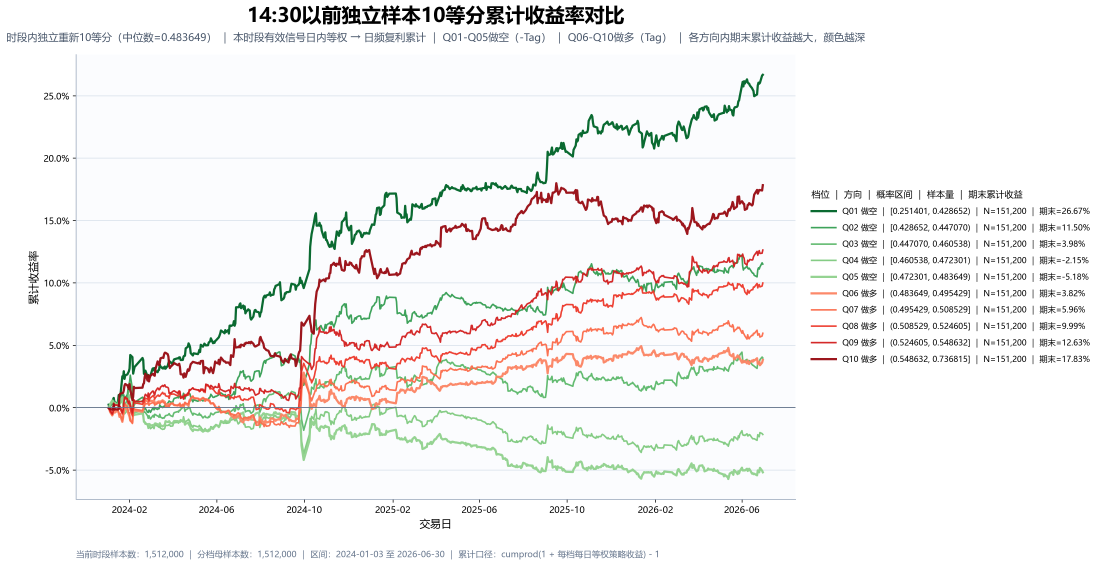
#> input picture archive/legacy_research/14点30以前独立样本_10等分_累计收益率曲线.png, 4399 x 2263 px (shown at 1/4 size)
$ python -i 'PlanB胜率与Tag周期诊断_Jupyter源码.py'   (imports and definitions only)
#> lines starting #> are read from the running program, lines starting #| are printed output that depends on the picture
# %% [markdown]
# # Plan B胜率与Tag周期诊断
#
# 本阶段只比较多空方向、方向转换与胜率，不计算累计收益。
# 同时从当前parquet内部检查Tag的连续重复、唯一值、典型日、日内分布与滞后相关。

# %%
from __future__ import annotations

import json
from collections import defaultdict
from datetime import date
from pathlib import Path

import matplotlib.pyplot as plt
from matplotlib import font_manager
from matplotlib.ticker import PercentFormatter
import numpy as np
import polars as pl


# %%
try:
    BASE_DIR = Path(__file__).resolve().parent
except NameError:
    BASE_DIR = Path.cwd()

CONFIG_PATH = BASE_DIR / "中位数阈值_20与50等分_参数.json"
OUTPUT_JSON = BASE_DIR / "PlanB胜率与Tag周期诊断_中间数据.json"
OUTPUT_WIN_IMAGE = BASE_DIR / "PlanB_多空胜率与样本占比.png"
OUTPUT_TRANSITION_IMAGE = BASE_DIR / "PlanB_方向转换效果.png"
OUTPUT_TYPICAL_IMAGE = BASE_DIR / "Tag周期诊断_典型日曲线.png"
OUTPUT_DIAG_IMAGE = BASE_DIR / "Tag周期诊断_滞后相关与日内结构.png"
OUTPUT_README = BASE_DIR / "README_PlanB胜率与Tag周期诊断.md"

# [2 lines not run here, left out]

# [1 line that did not run here, left out]
# [1 line that did not run here, left out]
# [1 line that did not run here, left out]
# [1 line that did not run here, left out]
# [1 line that did not run here, left out]
# [1 line that did not run here, left out]
# [1 line that did not run here, left out]

CLASSIFICATION_CENTER = 0.5
ROLLING_DAYS = 20
CORRECTION_STRENGTHS = [0.0, 0.25, 0.50, 0.75, 1.00]
LAGS = [1, 2, 5, 10, 15, 20, 29, 30, 45, 60]
NEAR_REPEAT_TOLERANCE = 1e-8


# [13 lines left out: function configure_chinese_font, not called in this run]


def minute_text(minute: int) -> str:
    return f"{minute // 60:02d}:{minute % 60:02d}"


def safe_rate(numerator: int | float, denominator: int | float) -> float | None:
    return float(numerator / denominator) if denominator else None


def direction_name(value: int) -> str:
    return "做多" if value == 1 else "做空" if value == -1 else "中性"


def load_source() -> pl.DataFrame:
    return (
        pl.read_parquet(SOURCE_PATH)
        .select([DATETIME_COLUMN, "Contract", PRED_COLUMN, RETURN_COLUMN])
        .drop_nulls()
        .with_columns(
            (pl.col(PRED_COLUMN).cast(pl.Float64) + SCORE_OFFSET)
            .clip(SCORE_MIN, SCORE_MAX)
            .alias("score"),
            pl.col(RETURN_COLUMN).cast(pl.Float64).alias("tag"),
            pl.col(DATETIME_COLUMN).dt.date().alias("Date"),
            pl.col(DATETIME_COLUMN).dt.strftime("%Y-%m").alias("month"),
            (
                pl.col(DATETIME_COLUMN).dt.hour().cast(pl.Int32) * 60
                + pl.col(DATETIME_COLUMN).dt.minute().cast(pl.Int32)
            ).alias("minute"),
        )
        .with_columns(
            pl.when(pl.col("minute") < 14 * 60 + 30)
            .then(pl.lit(0))
            .otherwise(pl.lit(1))
            .cast(pl.Int8)
            .alias("segment_code")
        )
        .select(
            [
                DATETIME_COLUMN,
                "Date",
                "month",
                "Contract",
                "minute",
                "segment_code",
                "score",
                "tag",
            ]
        )
    )


def build_rolling_centers(source: pl.DataFrame) -> pl.DataFrame:
    """分别在两个时段内，用此前20个交易日的全部score估计中位数。"""
    rows: list[dict] = []
    for segment_code in [0, 1]:
        segment = source.filter(pl.col("segment_code") == segment_code)
        dates = segment["Date"].unique().sort().to_list()
        daily_values = {
            current_date: segment.filter(pl.col("Date") == current_date)["score"].to_numpy()
            for current_date in dates
        }
        for index, current_date in enumerate(dates):
            if index < ROLLING_DAYS:
                center = None
            else:
                history = np.concatenate(
                    [daily_values[value] for value in dates[index - ROLLING_DAYS : index]]
                )
                center = float(np.median(history))
            rows.append(
                {
                    "Date": current_date,
                    "segment_code": segment_code,
                    "rolling_center": center,
                }
            )
    return pl.DataFrame(rows).with_columns(pl.col("Date").cast(pl.Date))


# [33 lines left out: function mask_summary, not called in this run]


def build_plan_b_results(source: pl.DataFrame) -> dict:
    centers = build_rolling_centers(source)
    evaluation = (
        source.join(centers, on=["Date", "segment_code"], how="left")
        .filter(pl.col("rolling_center").is_not_null())
        .sort(["Date", DATETIME_COLUMN, "Contract"])
    )

    score = evaluation["score"].to_numpy()
    tag = evaluation["tag"].to_numpy()
    rolling_center = evaluation["rolling_center"].to_numpy()
    segment_code = evaluation["segment_code"].to_numpy()
    month_values = np.asarray(evaluation["month"].to_list())
    months = sorted(set(month_values.tolist()))
    raw_direction = np.where(
        score > CLASSIFICATION_CENTER,
        1,
        np.where(score < CLASSIFICATION_CENTER, -1, 0),
    ).astype(np.int8)

    summary_rows: list[dict] = []
    monthly_rows: list[dict] = []
    transition_rows: list[dict] = []

    segment_definitions = [
        ("全体样本", np.ones(len(score), dtype=bool)),
        ("14:30以前", segment_code == 0),
        ("14:30及以后", segment_code == 1),
    ]

    for strength in CORRECTION_STRENGTHS:
        adjusted_score = np.clip(
            score - strength * (rolling_center - CLASSIFICATION_CENTER),
            SCORE_MIN,
            SCORE_MAX,
        )
        adjusted_direction = np.where(
            adjusted_score > CLASSIFICATION_CENTER,
            1,
            np.where(adjusted_score < CLASSIFICATION_CENTER, -1, 0),
        ).astype(np.int8)

        for segment_label, segment_mask in segment_definitions:
            summary_rows.append(
                {
                    "segment": segment_label,
                    "strength": strength,
                    **mask_summary(
                        tag,
                        raw_direction,
                        adjusted_direction,
                        segment_mask,
                    ),
                }
            )

            for month in months:
                mask = segment_mask & (month_values == month)
                if not mask.any():
                    continue
                monthly_rows.append(
                    {
                        "segment": segment_label,
                        "month": month,
                        "strength": strength,
                        **mask_summary(
                            tag,
                            raw_direction,
                            adjusted_direction,
                            mask,
                        ),
                    }
                )

            transitions = [
                (1, 1, "多头→仍做多"),
                (1, -1, "多头→转为空头"),
                (-1, -1, "空头→仍做空"),
                (-1, 1, "空头→转为多头"),
                (0, 1, "中性→做多"),
                (0, -1, "中性→做空"),
            ]
            for raw_value, adjusted_value, transition_label in transitions:
                mask = (
                    segment_mask
                    & (raw_direction == raw_value)
                    & (adjusted_direction == adjusted_value)
                )
                n = int(mask.sum())
                if adjusted_value == 1:
                    wins = int(np.sum(mask & (tag > 0)))
                else:
                    wins = int(np.sum(mask & (tag < 0)))
                transition_rows.append(
                    {
                        "segment": segment_label,
                        "strength": strength,
                        "transition": transition_label,
                        "sample_n": n,
                        "sample_share": safe_rate(n, int(segment_mask.sum())),
                        "wins": wins,
                        "win_rate": safe_rate(wins, n),
                        "tag_positive_rate": safe_rate(int(np.sum(mask & (tag > 0))), n),
                        "tag_negative_rate": safe_rate(int(np.sum(mask & (tag < 0))), n),
                    }
                )

    center_rows = [
        {
            "date": str(row["Date"]),
            "segment": "14:30以前" if row["segment_code"] == 0 else "14:30及以后",
            "rolling_center": row["rolling_center"],
            "estimated_bias": (
                None
                if row["rolling_center"] is None
                else row["rolling_center"] - CLASSIFICATION_CENTER
            ),
        }
        for row in centers.iter_rows(named=True)
    ]
    return {
        "summary": summary_rows,
        "monthly": monthly_rows,
        "transitions": transition_rows,
        "rolling_centers": center_rows,
        "evaluation_n": evaluation.height,
        "warmup_days": ROLLING_DAYS,
    }


# [468 lines left out: functions update_corr, finish_corr, build_tag_diagnostics, plot_plan_b_win_rate, plot_transitions, plot_typical_days and 2 more, not called in this run]


# %%
# [1 line that did not run here, left out]
# [1 line that did not run here, left out]
# [1 line that did not run here, left out]

# [13 lines that did not run here, left out]
# [14 lines not run here, left out]

>>> import cv2
>>> picture = cv2.imread('14点30以前独立样本_10等分_累计收益率曲线.png', cv2.IMREAD_GRAYSCALE)
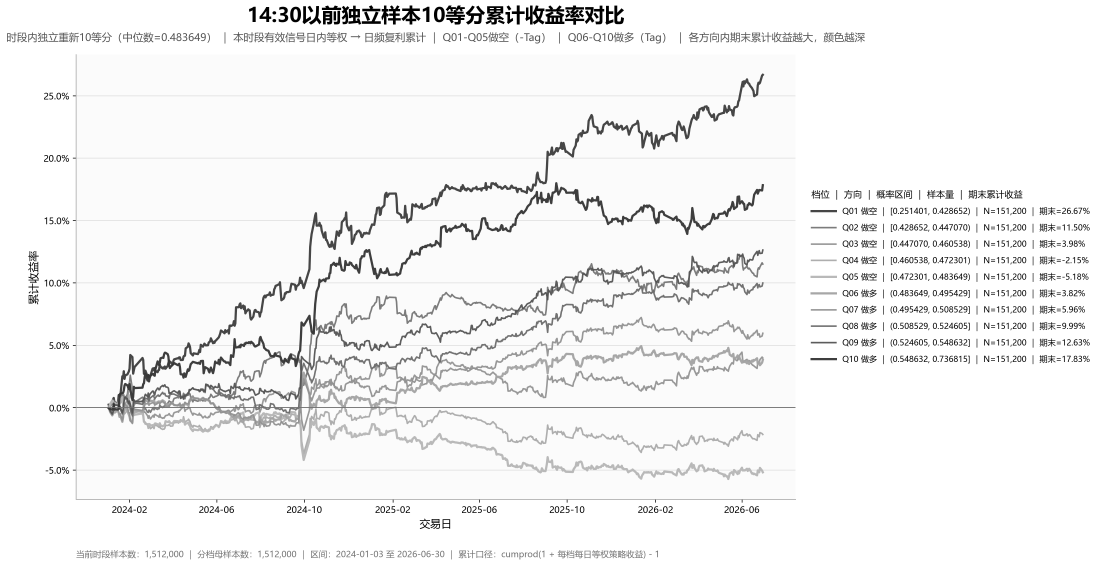
#> picture: shape (2263, 4399) (shown at 1/4 size); min 0, max 255, mean 242.9
>>> result = build_plan_b_results(picture)
#> after the loop in build_rolling_centers, `for segment_code in [0, 1]:`: rows = []
#> (the run stopped early here; a loop or call above may not have finished)
